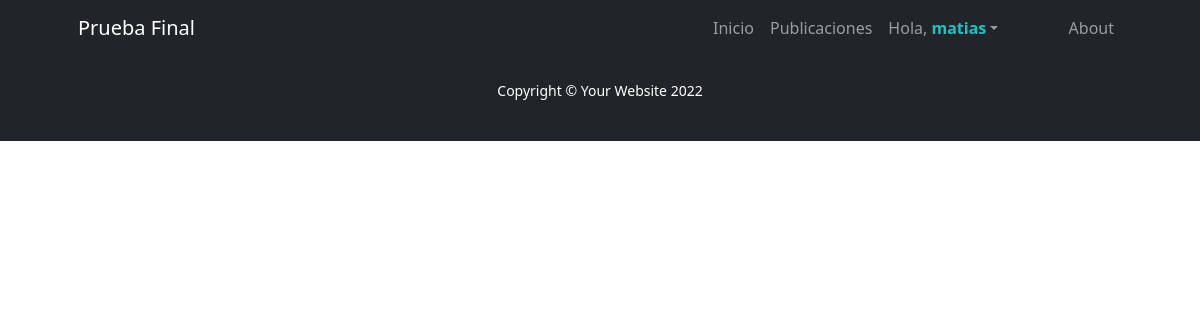
Before: /pruebafinalapp/mis_publicaciones (signed in) with the older database file.
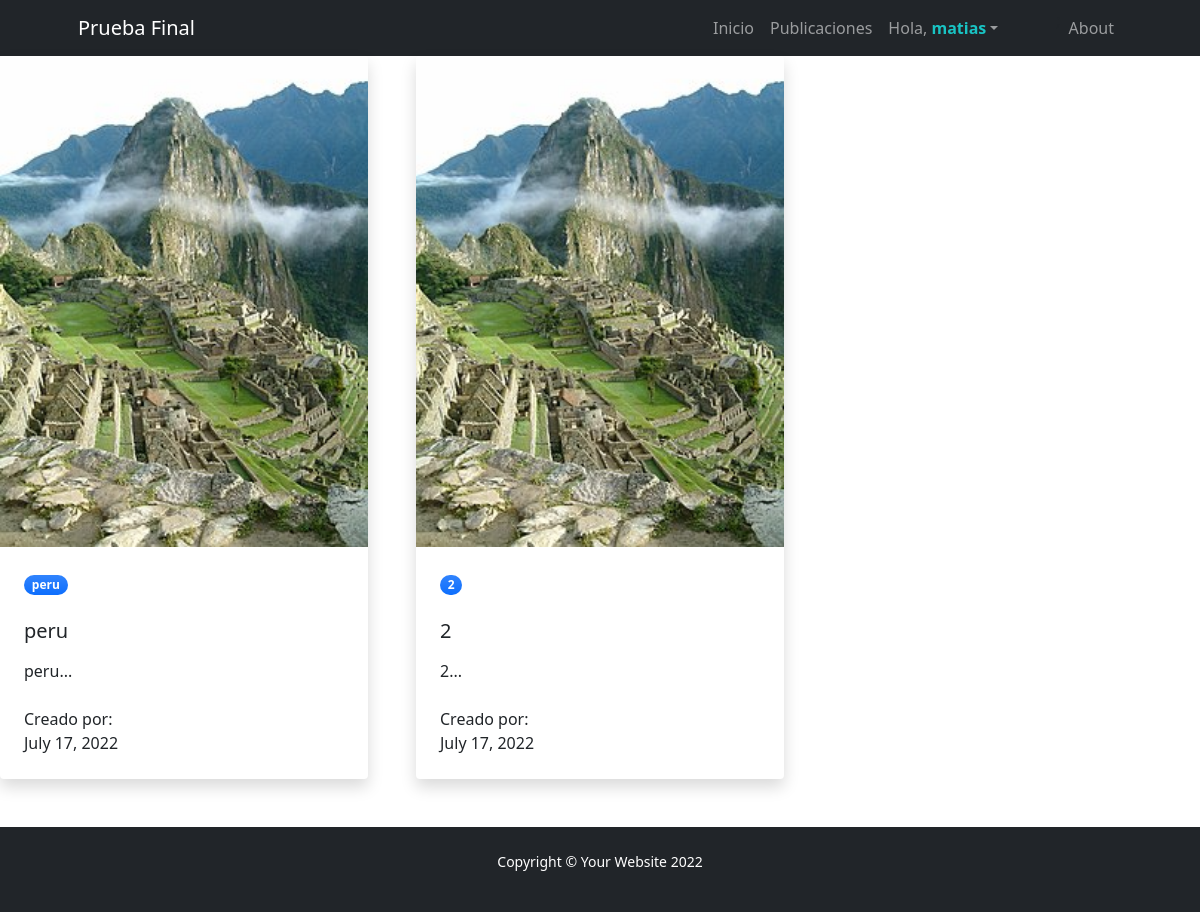
After: the same page with the newer database file.
### PruebaFinalApp/models.py (models this page shows)
class Publicaciones(models.Model):
    imagen = models.ImageField(null=True, blank=True)
    pais = models.CharField(max_length=50)
    titulo = models.CharField(max_length=50)
    descripcion = RichTextField(blank=True , null=True)
    fecha_viaje = models.DateField()
    autor = models.ForeignKey(User, blank=True, null=True, on_delete=models.SET_NULL)
    class Meta:
        verbose_name_plural = "Publicaciones"
        db_table = "imageupload"

### PruebaFinalApp/views.py (the view)
# urls.py: path('mis_publicaciones', mis_publicaciones, name='mis_publicaciones'),
def mis_publicaciones(request):
    publicaciones = Publicaciones.objects.filter(autor=request.user)
    return render(request, "PruebaFinalApp/mis_publicaciones.html", {"publicaciones":publicaciones})

### PruebaFinalApp/templates/PruebaFinalApp/mis_publicaciones.html
{%extends "PruebaFinalApp/base.html"%}
{%block contenido%}
<div class="row gx-5">
{%for publicacion in publicaciones%}
    <div class="col-lg-4 mb-5">
        <div class="card h-100 shadow border-0">
            <img class="card-img-top" src="{{publicacion.imagen.url}}" alt="..." />
            <div class="card-body p-4">
                <div class="badge bg-primary bg-gradient rounded-pill mb-2">{{publicacion.pais}}</div>
                <p class="text-decoration-none link-dark stretched-link" href="#!"><h5 class="card-title mb-3">{{publicacion.titulo}}</h5></p>
                <p class="card-text mb-0">{{publicacion.descripcion|slice:120}}...</p>
                <br>
                <p class="card-text mb-0">Creado por: </p>
                <p class="card-text mb-0">{{publicacion.fecha_viaje}}</p>
            </div>
        </div>
    </div>
{%endfor%}
</div>
{%endblock%}

Changed rows visible on the page:
now on this page (row edited): Publicaciones: imagen (picture), pais "peru", titulo "peru", descripcion "peru", fecha_viaje "July 17, 2022"
added Publicaciones: imagen (picture), pais "2", titulo "2", descripcion "2", fecha_viaje "July 17, 2022"
